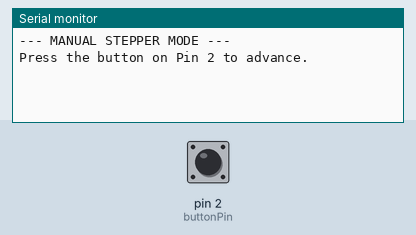
Bench run of a sketch on a simulated Arduino Uno, built with avr-gcc and run on an emulated ATmega328P. On the bench: the last lines printed to the serial monitor. The test bench sets the inputs (shaded band); at power-on: pin 2 (buttonPin) HIGH.

Above: at 1.2 s.
1.3 s: pin 2 (buttonPin) pulled LOW for 0.15 s
At 1.7 s:
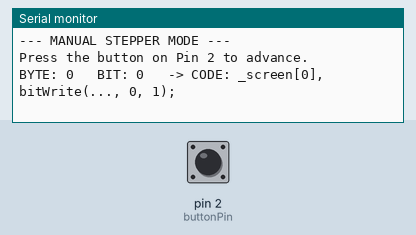
2.9 s: pin 2 (buttonPin) pulled LOW for 1 s
At 4.1 s:
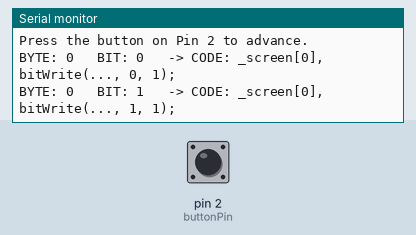
5.4 s: pin 2 (buttonPin) pulled LOW for 0.15 s
At 6.0 s:
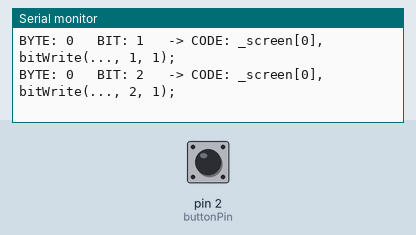

The sketch:

TEST_LC75823.ino
```cpp
#include <SPI.h>

// --- НАСТРОЙКИ ---
const int csPin = 10;
const int address = 130; // 0x82
const int buttonPin = 2; // Кнопка между D2 и GND

// Переменные для хранения текущей позиции
int currentByte = 0;
int currentBit = -1; // Начинаем с -1, чтобы первое нажатие включило 0.0

void setup() {
  Serial.begin(9600);

  // Настройка кнопки (внутренний резистор подтягивает к 5В)
  pinMode(buttonPin, INPUT_PULLUP);

  // Настройка экрана
  pinMode(csPin, OUTPUT);
  digitalWrite(csPin, HIGH);
  SPISettings(38000, MSBFIRST, SPI_MODE0);
  SPI.begin();

  Serial.println("--- MANUAL STEPPER MODE ---");
  Serial.println("Press the button on Pin 2 to advance.");

  // Гасим экран в начале
  sendPacket(-1, -1);
}

void loop() {
  // Читаем кнопку (LOW означает нажатие, т.к. замыкаем на землю)
  if (digitalRead(buttonPin) == LOW) {

    // --- ЛОГИКА ШАГА ---
    currentBit++;

    // Если биты в байте кончились (больше 7)
    if (currentBit > 7) {
      currentBit = 0;
      currentByte++;
    }

    // Если байты кончились (больше 19) -> начинаем сначала
    if (currentByte > 19) {
      currentByte = 0;
      currentBit = 0;
    }

    // === ЗАЩИТА ОТ ВЫКЛЮЧЕНИЯ ЭКРАНА (Byte 19, Bit 1) ===
    if (currentByte == 19 && currentBit == 1) {
      Serial.println(">>> SKIPPING CONTROL BIT (Screen ON/OFF) <<<");
      currentBit++; // Перепрыгиваем через него
    }

    // --- ВЫВОД ИНФОРМАЦИИ ---
    printInfo();

    // --- ОТПРАВКА НА ЭКРАН ---
    sendPacket(currentByte, currentBit);

    // Антидребезг (ждем пока отпустят или просто задержка)
    delay(200);
    while(digitalRead(buttonPin) == LOW); // Ждем отпускания кнопки
    delay(50);
  }
}

void printInfo() {
  Serial.print("BYTE: ");
  Serial.print(currentByte);
  Serial.print("\t BIT: ");
  Serial.print(currentBit);

  Serial.print("\t -> CODE: ");

  if (currentByte < 15) {
     Serial.print("_screen[");
     Serial.print(currentByte);
     Serial.print("]");
  } else {
     Serial.print("_symbols[");
     Serial.print(currentByte - 15);
     Serial.print("]");
  }

  Serial.print(", bitWrite(..., ");
  Serial.print(currentBit);
  Serial.println(", 1);");
}

void sendPacket(int targetByte, int targetBit) {
  digitalWrite(csPin, LOW);
  SPI.transfer(address);
  digitalWrite(csPin, HIGH); // CS High после адреса
  delayMicroseconds(5);

  // Отправляем 20 байт
  for (int i = 0; i < 20; i++) {
    byte dataToSend = 0x00;

    // Включаем только целевой бит
    if (i == targetByte) {
      dataToSend = (1 << targetBit);
    }

    // Обработка управляющего байта (19)
    if (i == 19) {
       // Бит 1 (SC) должен быть 0, чтобы экран работал
       bitWrite(dataToSend, 1, 0);
       // Бит 0 (DR) - попробуйте 0 или 1, если тускло
       // bitWrite(dataToSend, 0, 1);
    }

    SPI.transfer(dataToSend);
  }

  digitalWrite(csPin, LOW);
}
```

LC75823.cpp
```cpp
// (licence header left out)
#include "LC75823.h"
#include <SPI.h>
#include "character.h"

LC75823::LC75823() {

}

/*
* Function Name: begin
 * Description : receives the SPI address and slaveSelect pin information, sets SPI settings and starts communication.
 * Input : int chipEnabledPin(pin no to which slaveSelect pin is connected),
 *         int address(SPI data address).
 * Output : None
 */
void LC75823::begin(int chipEnabledPin, int address) {
  _chipEnabledPin = chipEnabledPin;
  _address = address;
  pinMode(_chipEnabledPin, OUTPUT);
  SPISettings(38000, MSBFIRST, SPI_MODE0);
  SPI.begin();
  //_setSymbol();
}

/*
* Function Name: textSize
 * Description : Calculates the character length of the text sent to the lcd and saves to global variable _textLenght.
 * Input : char array
 * Output : None
 */
void LC75823::_textSize(char text[]) {
  _textLenght = 0;
  while (text[_textLenght] != '\0') {
    _textLenght++;
  }
}

/*
* Function Name: speed
 * Description : Allows to enter lcd animation speed.
 * Input : int
 * Output : None
 */
void LC75823::speed(int textSpeed) { _textSpeed = textSpeed; }

/*
* Function Name: clear
 * Description : Resets the _container array that carries the character data, the _loopNumber int variable that holds the number of rotations of the text on the screen
 *               and the _sScroll int variables that hold the animation number, and prints an empty container on the screen.
 *               (It only removes characters from the screen, symbols are not.)
 * Input : None
 * Output : None
 */
void LC75823::clear() {
  memset(_container, 0, _containerSize);
  memset(_screen, 0, 15);
  // memset(_symbol, 0, 4); // To delete symbols.
  _sScroll = 0;
  _loopNumber = 0;
  _print(_address, _screen, _symbols);
}

/*
* Function Name: reset
 * Description : Reset all variables and arrays that carry the data sent to the screen.
 *               (Including characters and symbols.)
 * Input : None
 * Output : None
 */
void LC75823::reset() {
  memset(_screen, 0, 15);
  memset(_container, 0, _containerSize);
  memset(_symbols, 0, 5);
  _iconSt = false;
  _iconRock = false;
  _sScroll = 0;
  _tScroll = 0;
  _loopNumber = 0;
  _textLenght = 0;
  _textSpeed = 300;
  _volumeLeftLevel = 0;
  _volumeRightLevel = 0;
  _print(_address, _screen, _symbols);
}

/*
* Function Name: display
 * Description : LCD POWER SAVING(BU DATA) mode is turn on with 0.
 * Input : None
 * Output : None
 */
void LC75823::display() {
  bitWrite(_symbols[4], 1, 0);
  _print(_address, _screen, _symbols);
}

/*
* Function Name: noDisplay
 * Description : LCD POWER SAVING(BU DATA) mode is turn on with 1.
 * Input : None
 * Output : None
 */
void LC75823::noDisplay() {
  bitWrite(_symbols[4], 1, 1);
  _print(_address, _screen, _symbols);
}

/*
* Function Name: volumeStartValue
 * Description : Sets the initial value of lcd volume indicators (Default = 0)
 * Input : int startValue
 * Output : None
 */
void LC75823::volumeStartValue(int startValue){
  _volumeStartValue = startValue;
}

/*
* Function Name: volumeEndValue
 * Description : Sets the end value of lcd volume indicators (Default = 8)
 * Input : int endValue
 * Output : None
 */
void LC75823::volumeEndValue(int endValue){
  _volumeEndValue = endValue;
}

/*
* Function Name: volumeLeftLevel
 * Description : Determines the value of left lcd volume indicators. The range of values can be specified with the volumeStartValue and volumeEndValue methods.
 * Input : int levelValue (Left volume level value).
 * Output : None
 */
void LC75823::volumeLeftLevel(int levelValue) {
  int convertedLevelValue = ((levelValue - _volumeStartValue) /
                             ((_volumeEndValue - _volumeStartValue) / 8));

  _symbols[1] = B11111111;
  _symbols[1] >>= 8 - convertedLevelValue;
  bitWrite(_symbols[1], 7, _iconRock);
  _volumeLeftLevel = convertedLevelValue;
  if (_volumeLeftLevel == 0 && _volumeRightLevel == 0) {
    bitWrite(_symbols[2], 0, 0);
  } else {
    bitWrite(_symbols[2], 0, 1);
  }
  _print(_address, _screen, _symbols);
}

/*
* Function Name: volumeRightLevel
 * Description : It determines the value of the volume indicators on the right. The range of values can be specified with the volumeStartValue and volumeEndValue methods.
 * Input : int levelValue (Volume level value on the right).
 * Output : None
 */
void LC75823::volumeRightLevel(int levelValue) {
  int convertedLevelValue = ((levelValue - _volumeStartValue) /
                             ((_volumeEndValue - _volumeStartValue) / 8));
  _symbols[3] = B11111111;
  _symbols[3] >>= 8 - convertedLevelValue;
  bitWrite(_symbols[3], 7, _iconRock);
  _volumeLeftLevel = convertedLevelValue;
  if (_volumeLeftLevel == 0 && _volumeRightLevel == 0) {
    bitWrite(_symbols[2], 0, 0);
  } else {
    bitWrite(_symbols[2], 0, 1);
  }
  _print(_address, _screen, _symbols);
}

/*
* Function Name: sChart (Scroll Chart)
 * Description : Lights up animation of lcd chart symbols.
 * Input : boolean chartValue (0 = Animation off, 1 = Animation on).
 * Output : None
 */
void LC75823::sChart(boolean chartValue) {
  if (chartValue) {
    for (int i = 2; i < 5; i++) {
      bitWrite(_symbols[0], 2, 0);
      bitWrite(_symbols[0], 3, 0);
      bitWrite(_symbols[0], 4, 0);
      bitWrite(_symbols[0], i, chartValue);
      _print(_address, _screen, _symbols);
    }
  }
}

/*
* Function Name: textLoopCount
 * Description : Returns the number of repetitions of the entered text on the screen.
 * Input : None
 * Output : int
 */
int LC75823::textLoopCount() { return _loopNumber; }

/*
* Function Name: _textLoop
 * Description : Process the repetition count of the displayed text.
 * Input : None
 * Output : None
 */
void LC75823::_textLoop() {
  if (_sScroll > _textLenght) {
    _sScroll = 0;
    _loopNumber++;
  }
}

/*
* Function Name: text
 * Description : Prints the text.
 * Input : char text[] - Char array of text to be printed.
 * Output : None
 */
void LC75823::text(char text[]) {
  _textSize(text);
    char _screenText[8];
  for (int i = 0; i < 8; i++) {
    _screenText[i] = text[i];
    if (i >= _textLenght) {
      _screenText[i] = ' ';
    }
  }
  _letters(_screenText);
  _setLetters();
  _setSymbols();
  _print(_address, _screen, _symbols);
}

/*
 * Function Name: sText (Scroll Text)
 * Description : Prints by scrolling the text from left to right
 * Input : char text[] - Char array of text to be printed.
 * Output : None
 */
void LC75823::sText(char text[]) {
  _textSize(text);
  char _screenText[8];
  for (int i = 0; i < 8; i++) {
    //int c = text[i + _tScroll] - 32;
    _screenText[i] = text[i + _tScroll];
    if ((i + _tScroll) >= _textLenght) {
      _screenText[i] = ' ';
    }
  }
  if (_tScroll == _textLenght) {
    _tScroll = 0;
  } else {
    _tScroll++;
  }
  _letters(_screenText);
  _setLetters();
  _textLoop();
  _setSymbols();
  _print(_address, _screen, _symbols);
}

/*
 * Function Name: _setSymbols
 * Description : Saves symbol states to the _screen byte array.
 * Input : None
 * Output : None
 */
void LC75823::_setSymbols() { bitWrite(_screen[0], 7, _iconSt); }

/*
 * Function Name: _setLetters
 * Description : It performs the necessary bit shifting to make the ASCII codes of the entered text suitable for the SPI data package of the lcd driver.
 *               performs the necessary bit-shifting operations. Result is assigned to the _screen byte array.
 * Input : None
 * Output : None
 */
void LC75823::_setLetters() {
  byte j = 1;
  _n = 0;
  for (int i = 0; i <= 14; i += 2) {
    _screen[i] = (_container[_n] << j) | (_container[_n + 1] >> (8 - j));
    if (i < 2) {
      _screen[i + 1] = _container[_n + 1] << j;
    } else if (i >= _containerSize) {
      _screen[i] = _container[_n + 1];
      _screen[i + 1] = 0;
    } else {
      _screen[i + 1] =
          (_container[_n + 1] << j) | (_container[_n + 2] >> (7 - j));
    }
    if ((_n + 2) > _containerSize) {
      _n = 0;
      _screen[i + 1] =
          _container[_containerSize] << j | _container[0] >> (7 - j);
    } else {
      _n += 2;
    }
    j++;
  }
  _sScroll++;
}

/*
 * Function Name: _print
 * Description : Using the Arduino SPI library, it sends the _address int variable, _screen and _symbols byte strings to the driver.
 *               to send the strings to the lcd using the Arduino SPI library
 * Input : byte pScreen[]
 * Output : None
 */
void LC75823::_print(int pAddress, byte pScreen[], byte pSymbols[]) {
  digitalWrite(_chipEnabledPin, LOW);
  // Address Data (A1- A8)
  SPI.transfer(pAddress);
  digitalWrite(_chipEnabledPin, HIGH);

  // Character Segment Data (D1- D120) 15 Byte
  for (int i = 0; i <= 14; i++) {
    SPI.transfer(pScreen[i]);
  }

  // Symbol Segment Data (D121 - D168) 5 Byte
  for (int i = 0; i <= 4; i++) {
    SPI.transfer(pSymbols[i]);
  }
  digitalWrite(_chipEnabledPin, LOW);
  delay(_textSpeed);
}

/*
 * Function Name: symbol
 * Description : Shows the symbols the user wants.
 * Input : enum Symbol symbolName(symbol definition),
 *         boolean status(visibility, 0 = Off, 1 = On )
 * Output : None
 */
void LC75823::symbol(enum Symbol symbolName, boolean status) {
  switch (symbolName) {
  case ST:
    _iconSt = status;
    bitWrite(_screen[0], 7, status);
    break; // open or close ST icon.

  case POP:
    bitWrite(_symbols[0], 0, status);
    break;
  case CLAS:
    bitWrite(_symbols[0], 1, status);
    break;
  case CHART_1:
    bitWrite(_symbols[0], 2, status);
    break;
  case CHART_2:
    bitWrite(_symbols[0], 3, status);
    break;
  case CHART_3:
    bitWrite(_symbols[0], 4, status);
    break;
  case X_BASS:
    bitWrite(_symbols[0], 5, status);
    break;
  case TEYP_ICON:
    bitWrite(_symbols[0], 7, status);
    break;

  case VOLUME_LEFT_2:
    bitWrite(_symbols[1], 0, status);
    break;
  case VOLUME_LEFT_3:
    bitWrite(_symbols[1], 1, status);
    break;
  case VOLUME_LEFT_4:
    bitWrite(_symbols[1], 2, status);
    break;
  case VOLUME_LEFT_5:
    bitWrite(_symbols[1], 3, status);
    break;
  case VOLUME_LEFT_6:
    bitWrite(_symbols[1], 4, status);
    break;
  case VOLUME_LEFT_7:
    bitWrite(_symbols[1], 5, status);
    break;
  case VOLUME_LEFT_8:
    bitWrite(_symbols[1], 6, status);
    break;
  case ROCK:
    bitWrite(_symbols[1], 7, status);
    _iconRock = status;
    break;

  case VOLUME_1:
    bitWrite(_symbols[2], 0, status);
    break;

  case VOLUME_RIGHT_2:
    bitWrite(_symbols[3], 0, status);
    break;
  case VOLUME_RIGHT_3:
    bitWrite(_symbols[3], 1, status);
    break;
  case VOLUME_RIGHT_4:
    bitWrite(_symbols[3], 2, status);
    break;
  case VOLUME_RIGHT_5:
    bitWrite(_symbols[3], 3, status);
    break;
  case VOLUME_RIGHT_6:
    bitWrite(_symbols[3], 4, status);
    break;
  case VOLUME_RIGHT_7:
    bitWrite(_symbols[3], 5, status);
    break;
  case VOLUME_RIGHT_8:
    bitWrite(_symbols[3], 6, status);
    break;

  case MONO:
    bitWrite(_symbols[4], 4, status);
    break;
  case LOC:
    bitWrite(_symbols[4], 5, status);
    break;
  case CD_ICON:
    bitWrite(_symbols[4], 7, status);
    break;
  default:;
    break;
  }
  _print(_address, _screen, _symbols);
}

/*
 * Function Name: volumeChart
 * Description : Makes the volume symbols blink with int value.
 * Input : int volumeChartNo(volume symbol number),
 *         boolean status(visibility, 0 = Off, 1 = On)
 * Output : None
 */
void LC75823::volumeChart(int volumeChartNo, boolean status) {
  switch (volumeChartNo) {
  case 16:
    bitWrite(_symbols[0], 2, status);
    break; // CHART_1
  case 17:
    bitWrite(_symbols[0], 3, status);
    break; // CHART_2
  case 18:
    bitWrite(_symbols[0], 4, status);
    break; // CHART_3

  case 2:
    bitWrite(_symbols[1], 0, status);
    break; // VOLUME_LEFT_2
  case 3:
    bitWrite(_symbols[1], 1, status);
    break; // VOLUME_LEFT_3
  case 4:
    bitWrite(_symbols[1], 2, status);
    break; // VOLUME_LEFT_4
  case 5:
    bitWrite(_symbols[1], 3, status);
    break; // VOLUME_LEFT_5
  case 6:
    bitWrite(_symbols[1], 4, status);
    break; // VOLUME_LEFT_6
  case 7:
    bitWrite(_symbols[1], 5, status);
    break; // VOLUME_LEFT_7
  case 8:
    bitWrite(_symbols[1], 6, status);
    break; // VOLUME_LEFT_8

  case 1:
    bitWrite(_symbols[2], 0, status);
    break; // VOLUME_1

  case 9:
    bitWrite(_symbols[3], 0, status);
    break; // VOLUME_RIGHT_2
  case 10:
    bitWrite(_symbols[3], 1, status);
    break; // VOLUME_RIGHT_3
  case 11:
    bitWrite(_symbols[3], 2, status);
    break; // VOLUME_RIGHT_4
  case 12:
    bitWrite(_symbols[3], 3, status);
    break; // VOLUME_RIGHT_5
  case 13:
    bitWrite(_symbols[3], 4, status);
    break; // VOLUME_RIGHT_6
  case 14:
    bitWrite(_symbols[3], 5, status);
    break; // VOLUME_RIGHT_7
  case 15:
    bitWrite(_symbols[3], 6, status);
    break; // VOLUME_RIGHT_8
  default:;
    break;
  }
  _print(_address, _screen, _symbols);
}

/*
 * Function Name: _letters
 * Description : Compares the ASCII equivalents of the characters in the entered text with the character14SEG two-dimensional array in the character.h
 *               file and transfers the values to the _container byte array.
 * Input : char gk[](First 8 characters of the text entered)
 * Output : None
 */
void LC75823::_letters(char gk[]) {
  int d = 0;
  for (int i = 0; i < 8; i++) {
    int c = gk[i] - 32;
    if (c >= 0 && c <= 94) {
      _container[d] = pgm_read_byte(&character14SEG[c][0]);
      _container[d + 1] = pgm_read_byte(&character14SEG[c][1]);
    } else {
      _container[d] = 0;
      _container[d + 1] = 0;
    }
    d += 2;
  }
}
```

Source omitted: LC75823.h (2882 bytes), character.h (2859 bytes)

Measured:
- after the input at 1.3 s, the serial monitor: prints a new line at once (image 1)
- after the input at 2.9 s, the serial monitor: prints a new line at once (image 2)
- after the input at 5.4 s, the serial monitor: prints a new line at once (image 3)
